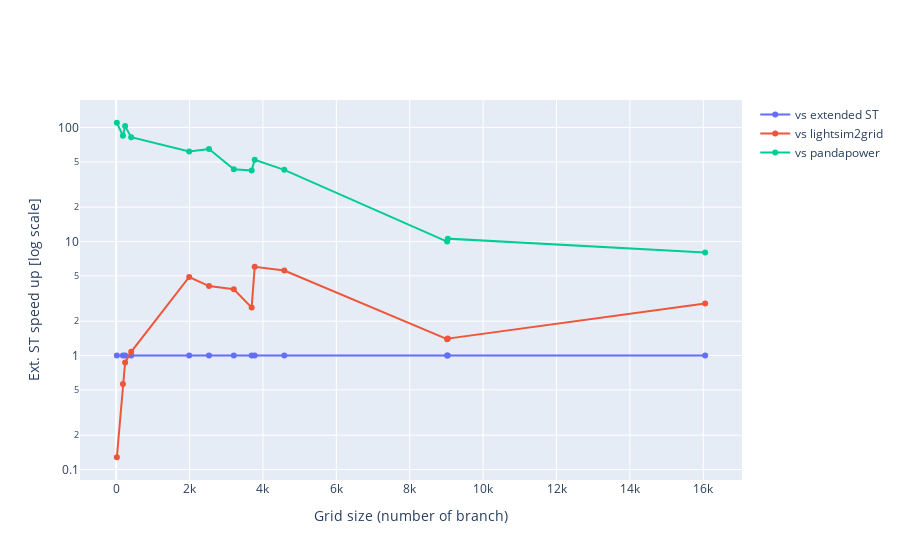

This figure's notebook cell:
### Code cell
fig = go.Figure()
ext_st = np.array([el[1] for el in res_table])
fig.add_trace(go.Line(x=nb_branch, y=np.ones(len(res_per_cont)), name="vs extended ST"))
fig.add_trace(go.Line(x=nb_branch, y=np.array([el[2] for el in res_table]) / ext_st, name="vs lightsim2grid"))
fig.add_trace(go.Line(x=nb_branch, y=np.array([el[3] for el in res_table]) / ext_st, name="vs pandapower"))
# fig.add_trace(go.Line(x=nb_branch, y=nb_branch, name="test"))
fig.update_xaxes(title_text="Grid size (number of branch)")
fig.update_yaxes(title_text="Ext. ST speed up [log scale]")
fig.update_yaxes(type="log")
fig

### Figure 1 — Plotly figure (JSON) as saved in the notebook; plotly's stock layout.template omitted (floating-point values rounded to 4 significant figures)
{"data": [{"name": "vs extended ST", "type": "scatter", "x": [20, 186, 245, 411, 1991, 2531, 3207, 3693, 3776, 4582, 9019, 9037, 16049], "y": [1, 1, 1, 1, 1, 1, 1, 1, 1, 1, 1, 1, 1]}, {"name": "vs lightsim2grid", "type": "scatter", "x": [20, 186, 245, 411, 1991, 2531, 3207, 3693, 3776, 4582, 9019, 9037, 16049], "y": [0.1282, 0.5636, 0.8686, 1.079, 4.886, 4.065, 3.816, 2.634, 5.998, 5.572, 1.392, 1.408, 2.855]}, {"name": "vs pandapower", "type": "scatter", "x": [20, 186, 245, 411, 1991, 2531, 3207, 3693, 3776, 4582, 9019, 9037, 16049], "y": [110.2, 84.77, 102.9, 82.2, 61.65, 64.89, 43.02, 41.98, 52.09, 42.56, 9.991, 10.6, 8.005]}], "layout": {"xaxis": {"title": {"text": "Grid size (number of branch)"}}, "yaxis": {"title": {"text": "Ext. ST speed up [log scale]"}, "type": "log"}}}
